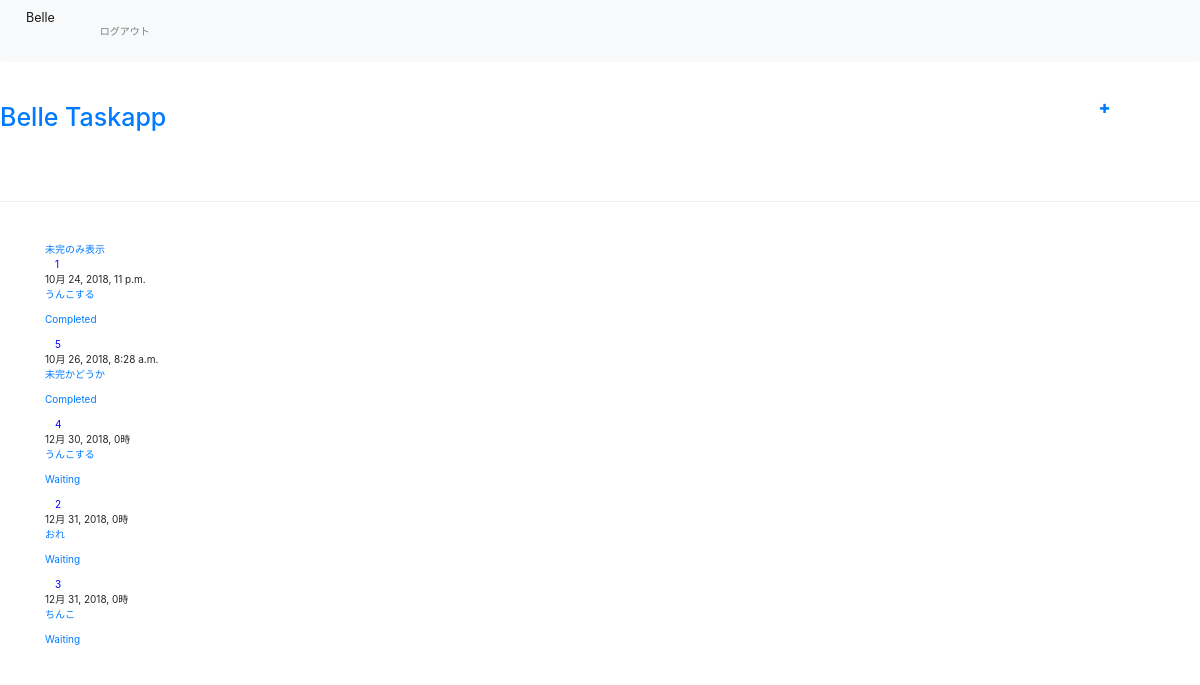
The app's page /taskapp/ (signed in), older data.
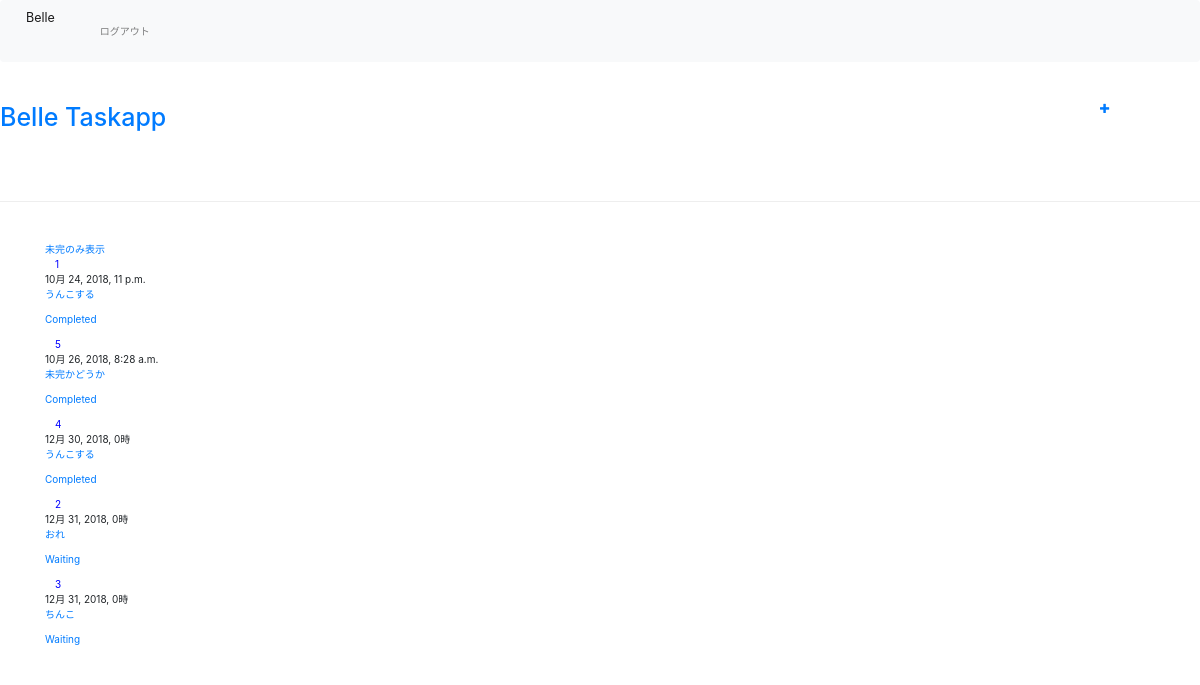
The same page, newer data.
### taskapp/models.py (models this page shows, shortened)
class Task(models.Model):
    author = models.ForeignKey("auth.User",on_delete=models.CASCADE)
    title = models.CharField(max_length=200)
    created_date = models.DateTimeField(default=timezone.now)
    limit_date = models.DateTimeField(blank=True,null=True)
    is_completed = models.BooleanField(default = False)

### taskapp/views.py (the view)
# urls.py: path("",views.task_list,name="task_list"),
def task_list(request):
    tasks = Task.objects.all().order_by("limit_date")
    return render(request,"taskapp/task_list.html",{"tasks":tasks})

### taskapp/templates/taskapp/task_list.html
{% extends 'taskapp/base.html' %}
{% block content %}
{% if user.is_authenticated %}
<a href="{% url 'taskapp:task_uncompleted' %}">未完のみ表示</a>
    {% for task in tasks %}
        <div class="post">
          　<span style= "color:blue;">{{ task.pk }}</span></a>
            <div class="date">
                {{ task.limit_date }}
            </div>
            <p><a href="{% url 'taskapp:task_edit' pk=task.pk %}">{{ task.title }}</p>
            {% if task.is_completed %}
                <p>Completed</p>
            {% else %}
                <p>Waiting</p>
            {% endif %}
        </div>
    {% endfor %}
{% endif %}
{% endblock %}

### taskapp/templates/taskapp/base.html (shortened to what this page needs)
{% load static %}
<html lang="ja">
    <head>
        <link rel="stylesheet" href="//maxcdn.bootstrapcdn.com/bootstrap/3.2.0/css/bootstrap.min.css">
        <link rel="stylesheet" href="//maxcdn.bootstrapcdn.com/bootstrap/3.2.0/css/bootstrap-theme.min.css">
        <link rel="stylesheet" href="{% static 'css/taskapp.css' %}">
        <link rel="stylesheet" href="https://stackpath.bootstrapcdn.com/bootstrap/4.1.0/css/bootstrap.min.css"
>
    </head>
<body>
    <nav class="navbar navbar-expand-lg navbar-light bg-light">
      <a class="navbar-brand" href="{% url 'taskapp:task_list' %}">Belle</a>
      <div class="collapse navbar-collapse" id="navbarSupportedContent">
        <ul class="navbar-nav mr-auto">
          {% if user.is_authenticated %}
          <li>
            <a class="nav-item nav-link" href="{% url 'taskapp:logout' %}">ログアウト</a>
          </li>
          {% endif %}
        </ul>
      </div>
    </nav>
    <div class="page-header">
        {% if user.is_authenticated %}
          <a href="{% url 'taskapp:task_new' %}" class="top-menu"><span class="glyphicon glyphicon-plus"></span></a>
        {% endif %}
        <h1><a href="/taskapp">Belle Taskapp</a></h1>
    </div>
    <div class="content container">
        <div class="row">
            <div class="col-md-8">
            {% block content %}
            {% endblock %}
            </div>
        </div>
    </div>
</body>
</html>

### taskapp/static/css/taskapp.css (style rules this page uses)
.page-header { height:100px; margin:40px 0px 40px }
.glyphicon { float:right; width:100px }

Row changes from the older to the newer data that the page shows:
changed Task id 4: is_completed "Waiting" → "Completed"
